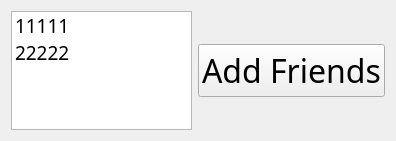
<?xml version="1.0" encoding="UTF-8"?>
<ui version="4.0">
 <class>Online</class>
 <widget class="QWidget" name="Online">
  <property name="geometry">
   <rect>
    <x>0</x>
    <y>0</y>
    <width>396</width>
    <height>141</height>
   </rect>
  </property>
  <property name="windowTitle">
   <string>Form</string>
  </property>
  <layout class="QVBoxLayout" name="verticalLayout_2">
   <item>
    <layout class="QHBoxLayout" name="horizontalLayout">
     <item>
      <widget class="QListWidget" name="frined_list">
       <property name="font">
        <font>
         <family>Apple SD Gothic Neo</family>
         <pointsize>14</pointsize>
        </font>
       </property>
       <item>
        <property name="text">
         <string>11111</string>
        </property>
       </item>
       <item>
        <property name="text">
         <string>22222</string>
        </property>
       </item>
      </widget>
     </item>
     <item>
      <layout class="QVBoxLayout" name="verticalLayout">
       <item>
        <spacer name="verticalSpacer_2">
         <property name="orientation">
          <enum>Qt::Vertical</enum>
         </property>
         <property name="sizeHint" stdset="0">
          <size>
           <width>20</width>
           <height>40</height>
          </size>
         </property>
        </spacer>
       </item>
       <item>
        <widget class="QPushButton" name="addFriend_label">
         <property name="font">
          <font>
           <family>Apple SD Gothic Neo</family>
           <pointsize>24</pointsize>
          </font>
         </property>
         <property name="text">
          <string>Add Friends</string>
         </property>
        </widget>
       </item>
       <item>
        <spacer name="verticalSpacer">
         <property name="orientation">
          <enum>Qt::Vertical</enum>
         </property>
         <property name="sizeHint" stdset="0">
          <size>
           <width>20</width>
           <height>40</height>
          </size>
         </property>
        </spacer>
       </item>
      </layout>
     </item>
    </layout>
   </item>
  </layout>
 </widget>
 <resources/>
 <connections/>
</ui>
